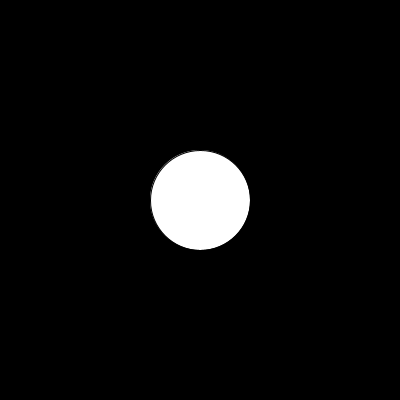
Frame 1 (no input)
Frame 60 (the mouse pressed at the canvas centre just before this capture): identical to frame 1, image omitted
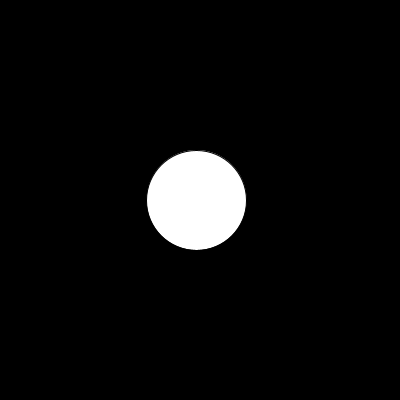
Frame 120 (the mouse held since frame 60 and released just before this capture)

The Processing sketch that drew these frames (run headless with seeded random() and noise(); from frame 60 on, the mouse is pressed at the canvas centre):

// Processing sketch: e_terror
// ── e_terror.pde
//Make a circle that shudders with terror every time you point the mouse at it. Use
//dist().

float x;
float y;

void setup(){
  size(400,400);
  x = random (width/2, width/2);
  y = height/2;
  ellipseMode(CENTER);
  ellipse (x,y,100,100);
}

void draw (){
  background (0);
  
  if (dist(x,y,mouseX,mouseY)<50) {
    x = random (width/2 - 5, width/2+5);
  }
  ellipseMode(CENTER);
  ellipse (x,y,100,100);
}
